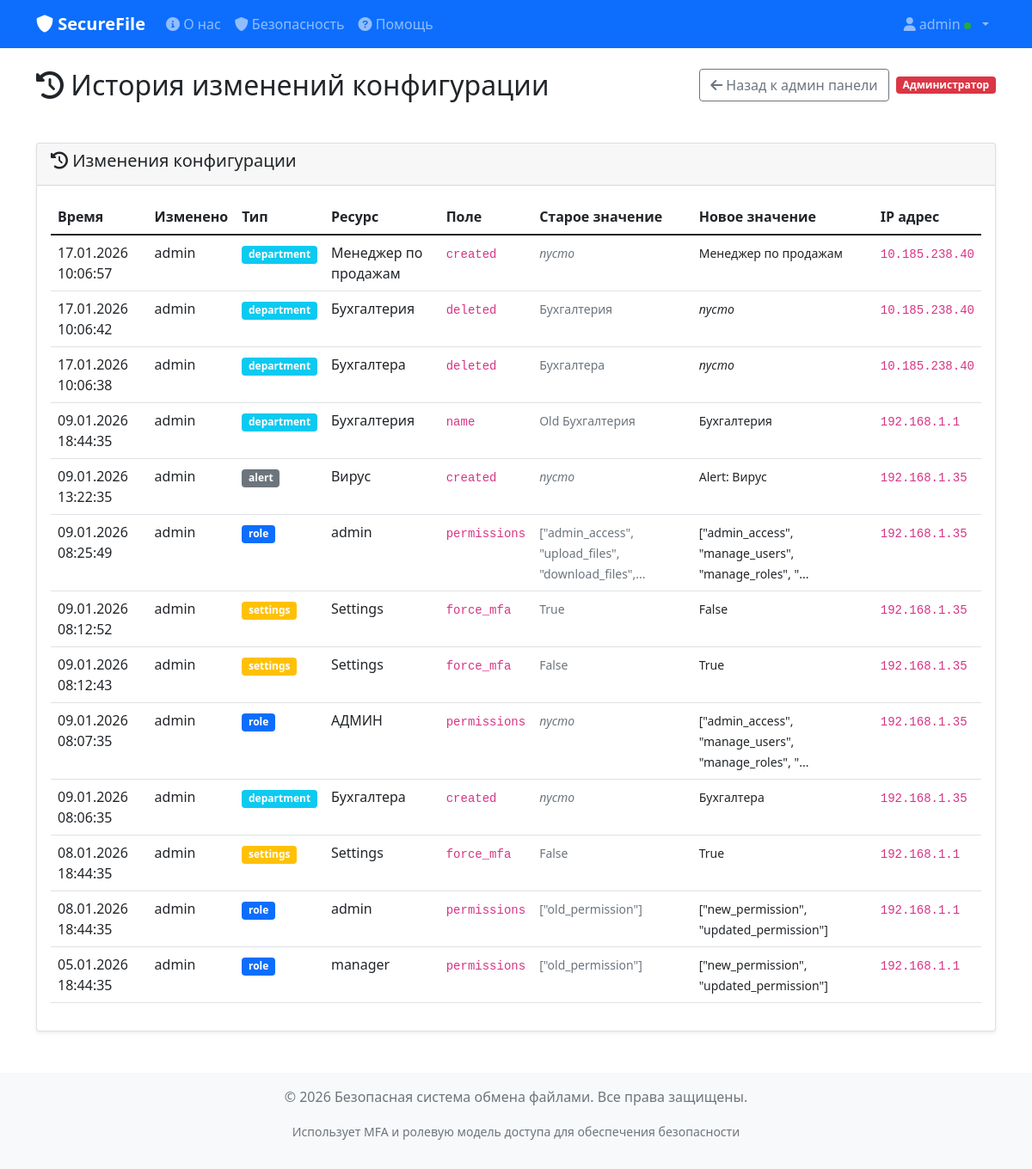
Page /admin/config/changes (signed in) on the committed database.
### app.py (models this page shows, shortened)
class User(UserMixin, db.Model):
    id = db.Column(db.Integer, primary_key=True)
    username = db.Column(db.String(80), unique=True, nullable=False)
    email = db.Column(db.String(120), unique=True, nullable=False)
    password_hash = db.Column(db.String(120), nullable=False)
    mfa_secret = db.Column(db.String(32), nullable=True)
    mfa_enabled = db.Column(db.Boolean, default=False)
    role_id = db.Column(db.Integer, db.ForeignKey('role.id'), nullable=False)
    department_id = db.Column(db.Integer, db.ForeignKey('department.id'), nullable=True)
    managed_department_id = db.Column(db.Integer, db.ForeignKey('department.id'), nullable=True)
    status = db.Column(db.String(20), default='pending')  # pending, active, rejected, blocked
    status_reason = db.Column(db.Text)
    is_enabled = db.Column(db.Boolean, default=True)
    created_at = db.Column(db.DateTime, default=moscow_now)
    last_login = db.Column(db.DateTime)
    force_mfa_override = db.Column(db.Boolean, nullable=True)  # None - inherit
    role = db.relationship('Role', backref='users')
    department = db.relationship('Department', foreign_keys=[department_id])
    managed_department = db.relationship('Department', foreign_keys=[managed_department_id])
    files = db.relationship('File', backref='owner', lazy=True)
    @property
    def is_active(self):
        return self.status == 'active' and self.is_enabled

class ConfigChangeLog(db.Model):
    id = db.Column(db.Integer, primary_key=True)
    changed_by = db.Column(db.Integer, db.ForeignKey('user.id'), nullable=False)
    change_type = db.Column(db.String(50), nullable=False)  # role, permission, department, settings, user
    resource_type = db.Column(db.String(50))  # role, user, department, settings
    resource_id = db.Column(db.Integer)
    resource_name = db.Column(db.String(255))
    field_name = db.Column(db.String(100))
    old_value = db.Column(db.Text)
    new_value = db.Column(db.Text)
    ip_address = db.Column(db.String(45))
    user_agent = db.Column(db.String(500))
    created_at = db.Column(db.DateTime, default=moscow_now)
    details = db.Column(db.Text)
    changed_by_user = db.relationship('User', foreign_keys=[changed_by])

### app.py (the view)
@app.route('/admin/config/changes')
@login_required
@role_required('admin_access')
def admin_config_changes():
    changes = ConfigChangeLog.query.order_by(ConfigChangeLog.created_at.desc()).limit(500).all()
    return render_template('admin_config_changes.html', changes=changes)

### app.py (called while the page is built, shortened)
@app.before_request
def update_session():
    if request.endpoint in ('static', 'login', 'register', 'index', 'about', 'help'):
        return None
    if current_user.is_authenticated:
        session_id = flask_session.get('session_id')

@login_manager.user_loader
def load_user(user_id):
    return User.query.get(int(user_id))

def role_required(permission):
    def decorator(f):
        @wraps(f)
        def decorated_function(*args, **kwargs):
            if not current_user.is_authenticated:
                return redirect(url_for('login'))
            if not current_user.role.has_permission(permission):
                flash('У вас нет прав для выполнения этого действия', 'error')
                return redirect(url_for('dashboard'))
            return f(*args, **kwargs)
        return decorated_function
    return decorator

    def has_permission(self, permission):
        import json
        perms = json.loads(self.permissions or '[]')
        return permission in perms

### templates/admin_config_changes.html (shortened to what this page needs)
{% extends "base.html" %}
{% block content %}
<div class="row mb-4">
    <div class="col-12">
        <div class="d-flex justify-content-between align-items-center mb-4 flex-wrap gap-2">
            <h2 class="mb-0"><i class="fas fa-history"></i> История изменений конфигурации</h2>
            <div class="d-flex align-items-center gap-2">
                <a href="{{ url_for('admin_panel') }}" class="btn btn-outline-secondary">
                    <i class="fas fa-arrow-left"></i> Назад к админ панели
                </a>
                <span class="badge bg-danger">Администратор</span>
            </div>
        </div>
    </div>
</div>
<div class="row">
    <div class="col-12">
        <div class="card">
            <div class="card-header">
                <h5><i class="fas fa-history"></i> Изменения конфигурации</h5>
            </div>
            <div class="card-body">
                <div class="table-responsive">
                    <table class="table table-hover">
                        <thead>
                            <tr>
                                <th>Время</th>
                                <th>Изменено</th>
                                <th>Тип</th>
                                <th>Ресурс</th>
                                <th>Поле</th>
                                <th>Старое значение</th>
                                <th>Новое значение</th>
                                <th>IP адрес</th>
                            </tr>
                        </thead>
                        <tbody>
                            {% for change in changes %}
                            <tr>
                                <td>{{ change.created_at.strftime('%d.%m.%Y %H:%M:%S') }}</td>
                                <td>{{ change.changed_by_user.username if change.changed_by_user else 'Система' }}</td>
                                <td>
                                    <span class="badge bg-{{ 'primary' if change.change_type == 'role' else 'info' if change.change_type == 'department' else 'warning' if change.change_type == 'settings' else 'secondary' }}">
                                        {{ change.change_type }}
                                    </span>
                                </td>
                                <td>{{ change.resource_name or '-' }}</td>
                                <td><code>{{ change.field_name }}</code></td>
                                <td>
                                    <small class="text-muted">
                                        {% if change.old_value %}
                                        {{ change.old_value[:50] }}{% if change.old_value|length > 50 %}...{% endif %}
                                        {% else %}
                                        <em>пусто</em>
                                        {% endif %}
                                    </small>
                                </td>
                                <td>
                                    <small>
                                        {% if change.new_value %}
                                        {{ change.new_value[:50] }}{% if change.new_value|length > 50 %}...{% endif %}
                                        {% else %}
                                        <em>пусто</em>
                                        {% endif %}
                                    </small>
                                </td>
                                <td><code>{{ change.ip_address or '-' }}</code></td>
                            </tr>
                            {% endfor %}
                        </tbody>
                    </table>
                </div>
            </div>
        </div>
    </div>
</div>
{% endblock %}

### templates/base.html (shortened to what this page needs)
<!DOCTYPE html>
<html lang="ru">
<head>
    <link href="https://cdn.jsdelivr.net/npm/bootstrap@5.1.3/dist/css/bootstrap.min.css" rel="stylesheet">
    <link href="https://cdnjs.cloudflare.com/ajax/libs/font-awesome/6.0.0/css/all.min.css" rel="stylesheet">
</head>
<body>
    <nav class="navbar navbar-expand-lg navbar-dark bg-primary">
        <div class="container">
            <a class="navbar-brand" href="{{ url_for('index') }}">
                <i class="fas fa-shield-alt"></i> SecureFile
            </a>
            {% if current_user.is_authenticated %}
            <div class="collapse navbar-collapse" id="navbarNav">
                <ul class="navbar-nav me-auto">
                    <li class="nav-item">
                        <a class="nav-link" href="{{ url_for('about') }}">
                            <i class="fas fa-info-circle"></i> О нас
                        </a>
                    </li>
                    <li class="nav-item">
                        <a class="nav-link" href="{{ url_for('security') }}">
                            <i class="fas fa-shield-alt"></i> Безопасность
                        </a>
                    </li>
                    <li class="nav-item">
                        <a class="nav-link" href="{{ url_for('help') }}">
                            <i class="fas fa-question-circle"></i> Помощь
                        </a>
                    </li>
                </ul>
                <ul class="navbar-nav">
                    <li class="nav-item dropdown">
                        <a class="nav-link dropdown-toggle" href="#" id="navbarDropdown" role="button" data-bs-toggle="dropdown">
                            <i class="fas fa-user"></i> {{ current_user.username }}
                            <span class="mfa-status {% if current_user.mfa_enabled %}mfa-enabled{% else %}mfa-disabled{% endif %}"></span>
                        </a>
                    </li>
                </ul>
            </div>
            {% endif %}
        </div>
    </nav>
    <div class="container mt-4">
        {% block content %}{% endblock %}
    </div>
    <footer class="bg-light text-center text-muted py-3 mt-5">
        <div class="container">
            <p>&copy; 2026 Безопасная система обмена файлами. Все права защищены.</p>
            <p><small>Использует MFA и ролевую модель доступа для обеспечения безопасности</small></p>
        </div>
    </footer>
</body>
</html>

### templates/base.html (style rules this page uses)
.navbar-brand { font-weight: bold; }
.card { box-shadow: 0 0.125rem 0.25rem rgba(0, 0, 0, 0.075); border: 1px solid rgba(0, 0, 0, 0.125); }
.mfa-status { display: inline-block; width: 8px; height: 8px; border-radius: 50%; margin-right: 5px; }
.mfa-enabled { background-color: #28a745; }

### rows in the picture
User: username "admin"
ConfigChangeLog: created_at "17.01.2026 10:06:57", changed_by_user "admin", change_type "department", resource_name "Менеджер по продажам", field_name "created", shows "пусто", new_value "Менеджер по продажам", ip_address "10.185.238.40"
ConfigChangeLog: created_at "17.01.2026 10:06:42", changed_by_user "admin", change_type "department", resource_name "Бухгалтерия", field_name "deleted", old_value "Бухгалтерия", shows "пусто", ip_address "10.185.238.40"
ConfigChangeLog: created_at "17.01.2026 10:06:38", changed_by_user "admin", change_type "department", resource_name "Бухгалтера", field_name "deleted", old_value "Бухгалтера", shows "пусто", ip_address "10.185.238.40"
ConfigChangeLog: created_at "09.01.2026 18:44:35", changed_by_user "admin", change_type "department", resource_name "Бухгалтерия", field_name "name", old_value "Old Бухгалтерия", new_value "Бухгалтерия", ip_address "192.168.1.1"
ConfigChangeLog: created_at "09.01.2026 13:22:35", changed_by_user "admin", change_type "alert", resource_name "Вирус", field_name "created", shows "пусто", new_value "Alert: Вирус", ip_address "192.168.1.35"
ConfigChangeLog: created_at "09.01.2026 08:25:49", changed_by_user "admin", change_type "role", resource_name "admin", field_name "permissions", old_value "[\"admin_access\", \"upload_files\", \"download_files\",", new_value "[\"admin_access\", \"manage_users\", \"manage_roles\", \"", ip_address "192.168.1.35"
ConfigChangeLog: created_at "09.01.2026 08:12:52", changed_by_user "admin", change_type "settings", resource_name "Settings", field_name "force_mfa", old_value "True", new_value "False", ip_address "192.168.1.35"
ConfigChangeLog: created_at "09.01.2026 08:12:43", changed_by_user "admin", change_type "settings", resource_name "Settings", field_name "force_mfa", old_value "False", new_value "True", ip_address "192.168.1.35"
ConfigChangeLog: created_at "09.01.2026 08:07:35", changed_by_user "admin", change_type "role", resource_name "АДМИН", field_name "permissions", shows "пусто", new_value "[\"admin_access\", \"manage_users\", \"manage_roles\", \"", ip_address "192.168.1.35"
ConfigChangeLog: created_at "09.01.2026 08:06:35", changed_by_user "admin", change_type "department", resource_name "Бухгалтера", field_name "created", shows "пусто", new_value "Бухгалтера", ip_address "192.168.1.35"
ConfigChangeLog: created_at "08.01.2026 18:44:35", changed_by_user "admin", change_type "settings", resource_name "Settings", field_name "force_mfa", old_value "False", new_value "True", ip_address "192.168.1.1"
ConfigChangeLog: created_at "08.01.2026 18:44:35", changed_by_user "admin", change_type "role", resource_name "admin", field_name "permissions", old_value "[\"old_permission\"]", new_value "[\"new_permission\", \"updated_permission\"]", ip_address "192.168.1.1"
ConfigChangeLog: created_at "05.01.2026 18:44:35", changed_by_user "admin", change_type "role", resource_name "manager", field_name "permissions", old_value "[\"old_permission\"]", new_value "[\"new_permission\", \"updated_permission\"]", ip_address "192.168.1.1"
